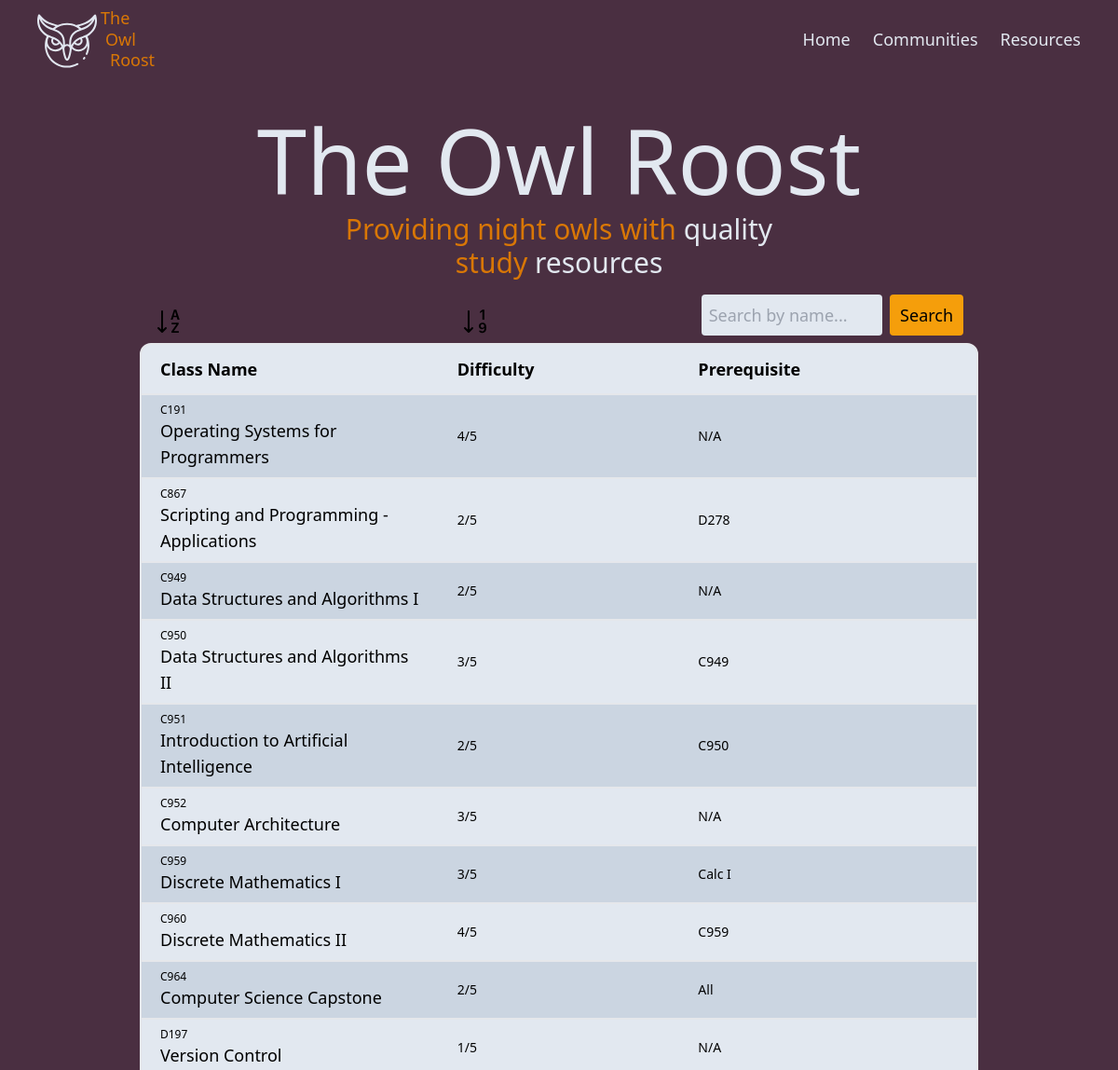
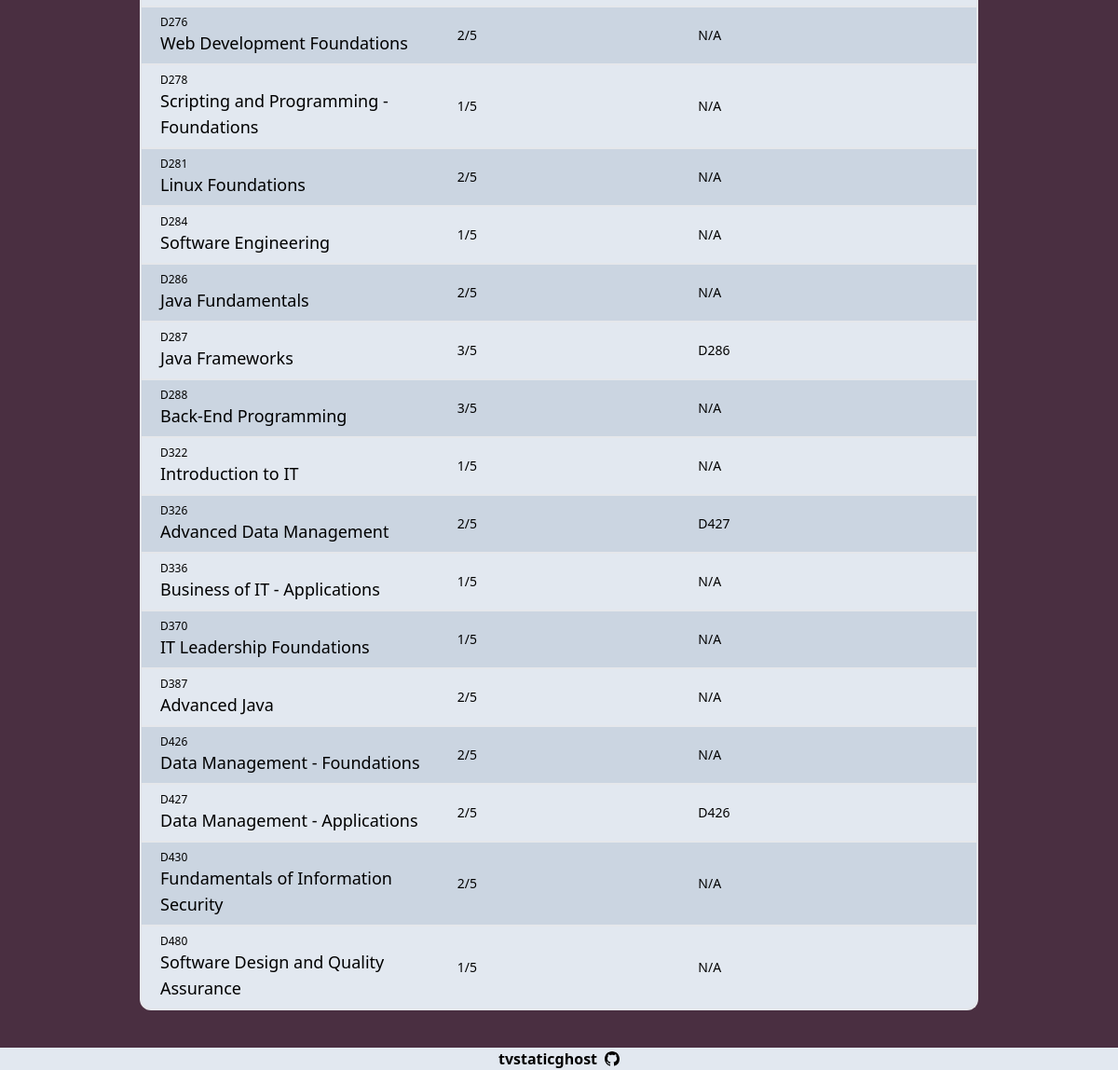
The page / on the database its author committed (2 pictures, top to bottom).
### tables this page shows
CREATE TABLE `class_list` (
  `course_number` TEXT NOT NULL PRIMARY KEY,
  `course_name` TEXT NOT NULL,
  `course_difficulty` INTEGER NOT NULL,
  `prereq` TEXT NOT NULL
);

### views/database.php (called while the page is built, shortened)
<?php
class Database {
    private $conn;
    function __construct($db) {
        try {
            $conn = new PDO("sqlite:{$db}");
            $conn->setAttribute(PDO::ATTR_ERRMODE, PDO::ERRMODE_EXCEPTION);
            $this->conn = $conn;
        }
        catch (PDOException $error) {
            echo "Failed to connect to database: " . $error->getMessage();
        }
    }
    function queryAll($table) {
        $sql = "SELECT * FROM {$table}";
        try {
            $stmt = $this->conn->prepare($sql);
            $stmt->execute();
            $result = $stmt->fetchAll(PDO::FETCH_ASSOC);
            return $result;
        }
        catch(PDOException $error) {
            echo "Query Failed: " . $error->getMessage();
            return [];
        }
    }
}
$conn = new Database("the-owl-roost.db");
?>

### views/home.php (the view, shortened to what this page needs)
<?php
require('database.php');
$classList = $conn->queryAll("class_list");
if (isset($_POST['classFilter']) && $_POST['classFilter'] !== '') {
    $result = filterClasses($classList);
}
else {
    $result = $classList;
}
?>
<!DOCTYPE html>
<html lang="en">
<head>
    <script src="https://cdn.tailwindcss.com"></script>
    <link rel="stylesheet" href="assets/css/index.css">
</head>
<body class="relative min-h-svh">
    <?php include('includes/header.php');?>
    <main class="text-slate-200">
        <div class="flex flex-col items-center mt-10">
            <h1 class="text-5xl sm:text-6xl md:text-8xl">The Owl Roost</h1>
            <h2 class="text-xl text-amber-600 text-center mt-2 sm:text-2xl md:text-3xl">Providing night owls with <span class="text-slate-200">quality</span> <br>study <span class="text-slate-200">resources</span></h2>
        </div>
        <div class="mx-2 grid grid-cols-3 mt-10 text-lg pl-4 pr-1 items-center md:w-3/4 md:m-auto md:mt-4">
            <form method="post" class="self-end">
                <button id="sortName" name="nameSort"><img src="assets/images/sort-alpha-down.svg" alt="sortletter" class="w-8 hover:cursor-pointer" id="sortNameIcon"></button>
            </form>
            <form method="post" class="self-end ml-8 md:ml-1">
                <button id="sortDiff" name="diffSort"><img src="assets/images/sort-numeric-down.svg" alt="sortnumbers" class="w-8 hover:cursor-pointer md:ml-8" id="sortDiffIcon"></button>
            </form>
            <form method="post" class="col-span-3 grid grid-cols-10 gap-2 text-black mr-3 md:mb-2 lg:col-span-1" id="searchBar">
                <input type="text" name="classFilter" class="col-span-7 py-2 pl-2 pr-2 rounded bg-slate-200" placeholder="Search by name...">
                <button class="col-span-3 bg-amber-500 rounded col-span-3 hover:cursor-pointer hover:bg-amber-700">Search</button>
            </form>
        </div>
        <div class="mt-2 text-lg mx-2 md:w-3/4 md:m-auto" id="course-table">
            <div class="grid grid-cols-3 border-2 min-w-3/4 py-3 rounded-t-xl bg-slate-200 font-background">
                <span class="ml-5 font-bold text-sm sm:text-lg">Class Name</span>
                <span class="font-bold ml-10 text-sm sm:text-lg">Difficulty</span>
                <span class="font-bold text-sm sm:text-lg">Prerequisite</span>
            </div>
            <?php for($i = 0; $i < count($result); $i++) : ?>
            <?php if ($i % 2 == 0) : ?>
                <?php if ($i === count($result) - 1) : ?>
                    <div class="min-w-3/4 m-auto py-2 grid grid-cols-3 items-center border-2 border-t-0 text-lg hover:cursor-pointer bg-slate-300 font-background hover-font rounded-b-xl course-container">
                <?php else : ?>
                    <div class="min-w-3/4 m-auto py-2 grid grid-cols-3 items-center border-2 border-t-0 text-lg hover:cursor-pointer bg-slate-300 font-background hover-font course-container">
                <?php endif ?>
            <?php else : ?>
                <?php if ($i === count($result) - 1) : ?>
                <div class="min-w-3/4 m-auto py-2 grid grid-cols-3 items-center border-2 border-t-0 text-lg hover:cursor-pointer bg-slate-200 rounded-b-xl font-background hover-font course-container">
                <?php else : ?>
                <div class="min-w-3/4 m-auto py-2 grid grid-cols-3 items-center border-2 border-t-0 text-lg hover:cursor-pointer bg-slate-200 font-background hover-font course-container">
                <?php endif ?>
            <?php endif ; ?>
                <div class="ml-5">
                    <p class="text-xs course-number-field"><?= $result[$i]['course_number']?></p>
                    <p class="text-sm sm:text-lg"><?= $result[$i]['course_name']?></p>
                </div>
                <p class="ml-10 text-sm"><?=$result[$i]['course_difficulty']?>/5</p>
                <p class="text-sm"><?=$result[$i]['prereq']?></p>
            </div>
            <?php endfor ; ?>
        </div>
    </main>
    <?php include('includes/footer.php')?>
</body>
</html>

### index.php
<?php
$routes = [
    '/the-owl-roost/' => '/views/home.php',
    '/the-owl-roost/course' => '/views/course.php',
    '/the-owl-roost/communities' => '/views/communities.php',
    '/the-owl-roost/resources' => '/views/resources.php',
];
$requestUri = $_SERVER['REQUEST_URI'];
$requestPath = strtok($requestUri, '?');
if (array_key_exists($requestPath, $routes)) {
    require __DIR__ . $routes[$requestPath];
} else {
    require __DIR__ . '/views/404.php';
}
?>

### views/includes/header.php
<header class="flex justify-between items-center px-2 text-slate-200 custom-color sm:px-10 xl:px-12">
    <div class="flex gap-1">
        <a href="/the-owl-roost/" class="mt-2">
            <img src="assets/images/owl.svg" alt="owl-logo" class="w-14 logo lg:w-16 lg:mt-1">
        </a>
        <div class="flex flex-col">
            <p class="logo-top text-amber-600 lg:text-lg">The</p>
            <p class="logo-middle text-amber-600 lg:text-lg">Owl</p>
            <p class="logo-bottom text-amber-600 lg:text-lg">Roost</p>
        </div>
    </div>
    <nav>
        <ul class="flex justify-center gap-2 sm:gap-6">
            <li>
                <a href="/the-owl-roost/" class="text-sm hover:text-amber-600 sm:text-lg xl:text-xl">Home</a>
            </li>
            <li>
                <a href="/the-owl-roost/communities" class="text-sm hover:text-amber-600 sm:text-lg xl:text-xl">Communities</a>
            </li>
            <li>
                <a href="/the-owl-roost/resources" class="text-sm hover:text-amber-600 sm:text-lg xl:text-xl">Resources</a>
            </li>
        </ul>
    </nav>
</header>

### views/includes/footer.php
<a href="https://github.com/tvstaticghost"><footer class="flex gap-2 justify-center bg-slate-200 sticky top-full w-full mt-10">
    <p class="text-black font-semibold">tvstaticghost</p>
    <img src="assets/images/github.svg" alt="git" class="w-4">
</footer></a>

### assets/css/index.css (style rules this page uses)
:root { --background-color: #4A2F41; --secondary-font-color: #CF8A93; --amber: #d97706; --lighter-background: #573d4e; }
body { background-color: var(--background-color); }
.custom-color { background-color: var(--background-color); }
.logo { filter: invert(89%) sepia(4%) saturate(1033%) hue-rotate(193deg) brightness(107%) contrast(88%); }
.logo-top, .logo-middle, .logo-bottom { position: relative; }
.logo-top { top: 5px; }
.logo-middle { right: -5px; }
.logo-bottom { position: relative; bottom: 6px; right: -10px; }
.font-background { color: black; }

### rows shown on the page
class_list: course_number "C191", course_name "Operating Systems for Programmers", course_difficulty "4", prereq "N/A"
class_list: course_number "C867", course_name "Scripting and Programming - Applications", course_difficulty "2", prereq "D278"
class_list: course_number "C949", course_name "Data Structures and Algorithms I", course_difficulty "2", prereq "N/A"
class_list: course_number "C950", course_name "Data Structures and Algorithms II", course_difficulty "3", prereq "C949"
class_list: course_number "C951", course_name "Introduction to Artificial Intelligence", course_difficulty "2", prereq "C950"
class_list: course_number "C952", course_name "Computer Architecture", course_difficulty "3", prereq "N/A"
class_list: course_number "C959", course_name "Discrete Mathematics I", course_difficulty "3", prereq "Calc I"
class_list: course_number "C960", course_name "Discrete Mathematics II", course_difficulty "4", prereq "C959"
class_list: course_number "C964", course_name "Computer Science Capstone", course_difficulty "2", prereq "All"
class_list: course_number "D197", course_name "Version Control", course_difficulty "1", prereq "N/A"
class_list: course_number "D276", course_name "Web Development Foundations", course_difficulty "2", prereq "N/A"
class_list: course_number "D278", course_name "Scripting and Programming - Foundations", course_difficulty "1", prereq "N/A"
class_list: course_number "D281", course_name "Linux Foundations", course_difficulty "2", prereq "N/A"
class_list: course_number "D284", course_name "Software Engineering", course_difficulty "1", prereq "N/A"
class_list: course_number "D286", course_name "Java Fundamentals", course_difficulty "2", prereq "N/A"
class_list: course_number "D287", course_name "Java Frameworks", course_difficulty "3", prereq "D286"
class_list: course_number "D288", course_name "Back-End Programming", course_difficulty "3", prereq "N/A"
class_list: course_number "D322", course_name "Introduction to IT", course_difficulty "1", prereq "N/A"
class_list: course_number "D326", course_name "Advanced Data Management", course_difficulty "2", prereq "D427"
class_list: course_number "D336", course_name "Business of IT - Applications", course_difficulty "1", prereq "N/A"
class_list: course_number "D370", course_name "IT Leadership Foundations", course_difficulty "1", prereq "N/A"
class_list: course_number "D387", course_name "Advanced Java", course_difficulty "2", prereq "N/A"
class_list: course_number "D426", course_name "Data Management - Foundations", course_difficulty "2", prereq "N/A"
class_list: course_number "D427", course_name "Data Management - Applications", course_difficulty "2", prereq "D426"
class_list: course_number "D430", course_name "Fundamentals of Information Security", course_difficulty "2", prereq "N/A"
class_list: course_number "D480", course_name "Software Design and Quality Assurance", course_difficulty "1", prereq "N/A"
